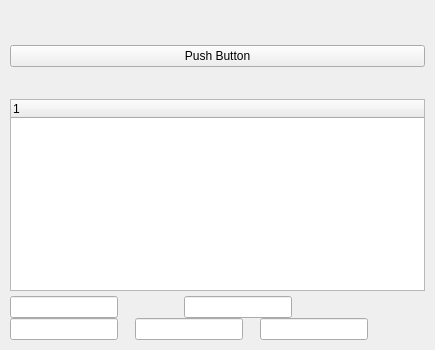
        <widget class="QWidget" name="tabArena">
         <attribute name="title">
          <string>Arena</string>
         </attribute>
         <layout class="QVBoxLayout" name="tabArenalLayout">
          <property name="spacing">
           <number>5</number>
          </property>
          <property name="leftMargin">
           <number>10</number>
          </property>
          <property name="topMargin">
           <number>45</number>
          </property>
          <property name="rightMargin">
           <number>10</number>
          </property>
          <property name="bottomMargin">
           <number>10</number>
          </property>
          <item>
           <widget class="QPushButton" name="pushButton">
            <property name="text">
             <string>Push Button</string>
            </property>
           </widget>
          </item>
          <item>
           <layout class="QHBoxLayout" name="horizontalLayoutArenaButtons">
            <property name="spacing">
             <number>0</number>
            </property>
            <item>
             <widget class="QPushButton" name="webButton">
              <property name="sizePolicy">
               <sizepolicy hsizetype="Minimum" vsizetype="Preferred">
                <horstretch>0</horstretch>
                <verstretch>0</verstretch>
               </sizepolicy>
              </property>
              <property name="toolTip">
               <string>Open Track-o-bot profile.</string>
              </property>
              <property name="text">
               <string/>
              </property>
              <property name="icon">
               <iconset>
                <normalon>:/Images/web.png</normalon>
               </iconset>
              </property>
              <property name="iconSize">
               <size>
                <width>32</width>
                <height>32</height>
               </size>
              </property>
              <property name="flat">
               <bool>true</bool>
              </property>
             </widget>
            </item>
            <item>
             <widget class="QPushButton" name="replayButton">
              <property name="enabled">
               <bool>false</bool>
              </property>
              <property name="sizePolicy">
               <sizepolicy hsizetype="Minimum" vsizetype="Preferred">
                <horstretch>0</horstretch>
                <verstretch>0</verstretch>
               </sizepolicy>
              </property>
              <property name="toolTip">
               <string>Replay selected game/draft on ZeroToHeroes.com</string>
              </property>
              <property name="text">
               <string/>
              </property>
              <property name="icon">
               <iconset>
                <normalon>:/Images/replay.png</normalon>
               </iconset>
              </property>
              <property name="iconSize">
               <size>
                <width>32</width>
                <height>32</height>
               </size>
              </property>
              <property name="flat">
               <bool>true</bool>
              </property>
             </widget>
            </item>
            <item>
             <widget class="QPushButton" name="guideButton">
              <property name="toolTip">
               <string>Open user guide.</string>
              </property>
              <property name="text">
               <string/>
              </property>
              <property name="icon">
               <iconset>
                <normalon>:/Images/userGuide.png</normalon>
               </iconset>
              </property>
              <property name="iconSize">
               <size>
                <width>32</width>
                <height>32</height>
               </size>
              </property>
              <property name="flat">
               <bool>true</bool>
              </property>
             </widget>
            </item>
            <item>
             <spacer name="arenaHorizontalSpacer">
              <property name="orientation">
               <enum>Qt::Horizontal</enum>
              </property>
              <property name="sizeType">
               <enum>QSizePolicy::Expanding</enum>
              </property>
              <property name="sizeHint" stdset="0">
               <size>
                <width>40</width>
                <height>20</height>
               </size>
              </property>
             </spacer>
            </item>
            <item>
             <widget class="QPushButton" name="donateButton">
              <property name="sizePolicy">
               <sizepolicy hsizetype="Minimum" vsizetype="Preferred">
                <horstretch>0</horstretch>
                <verstretch>0</verstretch>
               </sizepolicy>
              </property>
              <property name="toolTip">
               <string>Unlock replays, graveyard, synergies and
draft mechanics becoming a patron (3$)</string>
              </property>
              <property name="text">
               <string/>
              </property>
              <property name="icon">
               <iconset resource="arenatracker.qrc">
                <normaloff>:/Images/becomePatreon.png</normaloff>:/Images/becomePatreon.png</iconset>
              </property>
              <property name="iconSize">
               <size>
                <width>128</width>
                <height>32</height>
               </size>
              </property>
              <property name="flat">
               <bool>true</bool>
              </property>
             </widget>
            </item>
           </layout>
          </item>
          <item>
           <widget class="MoveTreeWidget" name="arenaTreeWidget">
            <column>
             <property name="text">
              <string notr="true">1</string>
             </property>
            </column>
           </widget>
          </item>
          <item>
           <layout class="QVBoxLayout" name="verticalLayoutRewards">
            <property name="spacing">
             <number>0</number>
            </property>
            <item>
             <layout class="QHBoxLayout" name="horizontalLayoutRewards1">
              <item>
               <widget class="QLineEdit" name="lineEditGold">
                <property name="sizePolicy">
                 <sizepolicy hsizetype="Preferred" vsizetype="Fixed">
                  <horstretch>0</horstretch>
                  <verstretch>0</verstretch>
                 </sizepolicy>
                </property>
                <property name="frame">
                 <bool>true</bool>
                </property>
                <property name="alignment">
                 <set>Qt::AlignRight|Qt::AlignTrailing|Qt::AlignVCenter</set>
                </property>
               </widget>
              </item>
              <item>
               <widget class="QLabel" name="labelGold">
                <property name="toolTip">
                 <string>Gold</string>
                </property>
                <property name="text">
                 <string/>
                </property>
                <property name="pixmap">
                 <pixmap resource="arenatracker.qrc">:/Images/gold.png</pixmap>
                </property>
               </widget>
              </item>
              <item>
               <widget class="QLineEdit" name="lineEditArcaneDust">
                <property name="sizePolicy">
                 <sizepolicy hsizetype="Preferred" vsizetype="Fixed">
                  <horstretch>0</horstretch>
                  <verstretch>0</verstretch>
                 </sizepolicy>
                </property>
                <property name="frame">
                 <bool>true</bool>
                </property>
                <property name="alignment">
                 <set>Qt::AlignRight|Qt::AlignTrailing|Qt::AlignVCenter</set>
                </property>
               </widget>
              </item>
              <item>
               <widget class="QLabel" name="labelArcaneDust">
                <property name="toolTip">
                 <string>Arcane Dust</string>
                </property>
                <property name="text">
                 <string/>
                </property>
                <property name="pixmap">
                 <pixmap resource="arenatracker.qrc">:/Images/arcanedust.png</pixmap>
                </property>
               </widget>
              </item>
              <item>
               <widget class="QPushButton" name="rewardsYesButton">
                <property name="focusPolicy">
                 <enum>Qt::NoFocus</enum>
                </property>
                <property name="text">
                 <string/>
                </property>
                <property name="icon">
                 <iconset>
                  <normalon>:/Images/win.png</normalon>
                 </iconset>
                </property>
                <property name="iconSize">
                 <size>
                  <width>24</width>
                  <height>24</height>
                 </size>
                </property>
                <property name="flat">
                 <bool>true</bool>
                </property>
               </widget>
              </item>
             </layout>
            </item>
            <item>
             <layout class="QHBoxLayout" name="horizontalLayoutRewards2">
              <property name="spacing">
               <number>5</number>
              </property>
              <item>
               <widget class="QLineEdit" name="lineEditPack">
                <property name="sizePolicy">
                 <sizepolicy hsizetype="Preferred" vsizetype="Fixed">
                  <horstretch>0</horstretch>
                  <verstretch>0</verstretch>
                 </sizepolicy>
                </property>
                <property name="maximumSize">
                 <size>
                  <width>16777215</width>
                  <height>16777215</height>
                 </size>
                </property>
                <property name="frame">
                 <bool>true</bool>
                </property>
                <property name="alignment">
                 <set>Qt::AlignRight|Qt::AlignTrailing|Qt::AlignVCenter</set>
                </property>
               </widget>
              </item>
              <item>
               <widget class="QLabel" name="labelPack">
                <property name="toolTip">
                 <string>Booster packs</string>
                </property>
                <property name="text">
                 <string/>
                </property>
                <property name="pixmap">
                 <pixmap resource="arenatracker.qrc">:/Images/boosterpack.png</pixmap>
                </property>
               </widget>
              </item>
              <item>
               <widget class="QLineEdit" name="lineEditPlainCard">
                <property name="sizePolicy">
                 <sizepolicy hsizetype="Preferred" vsizetype="Fixed">
                  <horstretch>0</horstretch>
                  <verstretch>0</verstretch>
                 </sizepolicy>
                </property>
                <property name="frame">
                 <bool>true</bool>
                </property>
                <property name="alignment">
                 <set>Qt::AlignRight|Qt::AlignTrailing|Qt::AlignVCenter</set>
                </property>
               </widget>
              </item>
              <item>
               <widget class="QLabel" name="labelPlainCard">
                <property name="toolTip">
                 <string>Plain cards</string>
                </property>
                <property name="text">
                 <string/>
                </property>
                <property name="pixmap">
                 <pixmap resource="arenatracker.qrc">:/Images/cardplain.png</pixmap>
                </property>
               </widget>
              </item>
              <item>
               <widget class="QLineEdit" name="lineEditGoldCard">
                <property name="sizePolicy">
                 <sizepolicy hsizetype="Preferred" vsizetype="Fixed">
                  <horstretch>0</horstretch>
                  <verstretch>0</verstretch>
                 </sizepolicy>
                </property>
                <property name="frame">
                 <bool>true</bool>
                </property>
                <property name="alignment">
                 <set>Qt::AlignRight|Qt::AlignTrailing|Qt::AlignVCenter</set>
                </property>
               </widget>
              </item>
              <item>
               <widget class="QLabel" name="labelGoldCard">
                <property name="toolTip">
                 <string>Golden cards</string>
                </property>
                <property name="text">
                 <string/>
                </property>
                <property name="pixmap">
                 <pixmap resource="arenatracker.qrc">:/Images/cardgold.png</pixmap>
                </property>
               </widget>
              </item>
              <item>
               <widget class="QPushButton" name="rewardsNoButton">
                <property name="focusPolicy">
                 <enum>Qt::NoFocus</enum>
                </property>
                <property name="text">
                 <string/>
                </property>
                <property name="icon">
                 <iconset>
                  <normalon>:/Images/lose.png</normalon>
                 </iconset>
                </property>
                <property name="iconSize">
                 <size>
                  <width>24</width>
                  <height>24</height>
                 </size>
                </property>
                <property name="flat">
                 <bool>true</bool>
                </property>
               </widget>
              </item>
             </layout>
            </item>
           </layout>
          </item>
         </layout>
        </widget>
